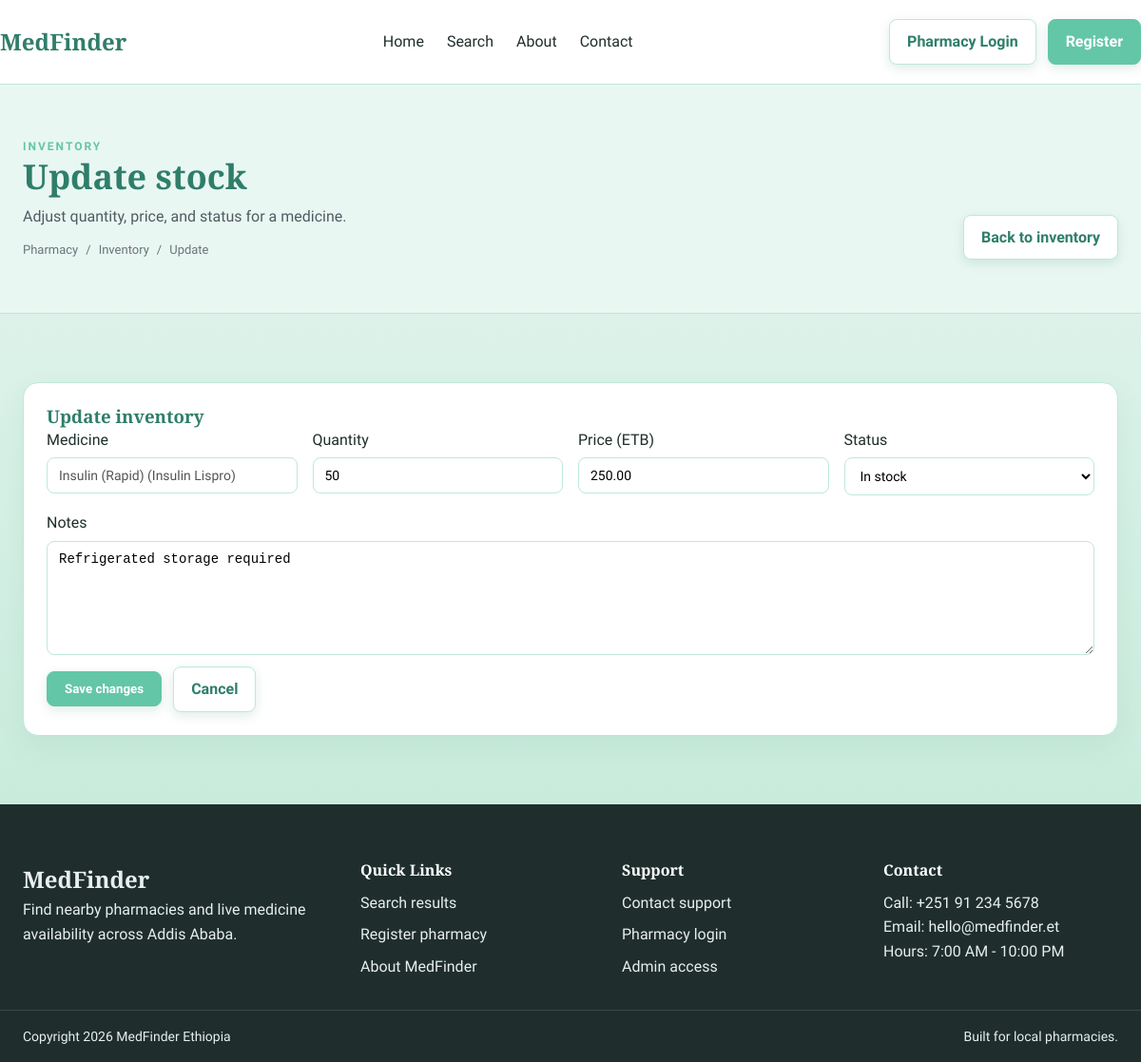
Page /pharmacy/inventory/update.php?id=1 (signed in) on the committed database.
### tables this page shows
CREATE TABLE inventory (
    inventory_id INT PRIMARY KEY AUTO_INCREMENT,
    pharmacy_id INT NOT NULL,
    medicine_id INT NOT NULL,
    quantity INT DEFAULT 0,
    price DECIMAL(10,2),
    status ENUM('in_stock', 'limited', 'out_of_stock') DEFAULT 'in_stock',
    expiry_date DATE,
    notes TEXT,
    updated_at TIMESTAMP DEFAULT CURRENT_TIMESTAMP ON UPDATE CURRENT_TIMESTAMP,
    FOREIGN KEY (pharmacy_id) REFERENCES pharmacies(pharmacy_id) ON DELETE CASCADE,
    FOREIGN KEY (medicine_id) REFERENCES medicines(medicine_id) ON DELETE CASCADE,
    UNIQUE KEY unique_pharmacy_medicine (pharmacy_id, medicine_id)
);

CREATE TABLE medicines (
    medicine_id INT PRIMARY KEY AUTO_INCREMENT,
    medicine_name VARCHAR(200) NOT NULL,
    generic_name VARCHAR(200),
    category VARCHAR(100),
    description TEXT,
    created_at TIMESTAMP DEFAULT CURRENT_TIMESTAMP
);

### pharmacy/inventory/update.php (the view, shortened to what this page needs)
<?php
include '../../includes/header.php';
require_once '../../includes/pharmacy-auth.php';
$pharmacy_id = $_SESSION['pharmacy_id'];
$inventory_id = isset($_GET['id']) ? (int)$_GET['id'] : 0;
$stmt = $conn->prepare("SELECT i.*, m.medicine_name, m.generic_name FROM inventory i JOIN medicines m ON i.medicine_id = m.medicine_id WHERE i.inventory_id = ? AND i.pharmacy_id = ?");
$stmt->bind_param("ii", $inventory_id, $pharmacy_id);
$stmt->execute();
$result = $stmt->get_result();
$inventory_item = $result->fetch_assoc();
?>
<main id="main-content">
    <section class="page-hero">
        <div class="container page-hero-inner">
            <div>
                <p class="eyebrow">Inventory</p>
                <h1 class="page-title">Update stock</h1>
                <p class="page-subtitle">Adjust quantity, price, and status for a medicine.</p>
                <div class="breadcrumb">
                    <a href="../index.php">Pharmacy</a>
                    <span>/</span>
                    <a href="index.php">Inventory</a>
                    <span>/</span>
                    <span>Update</span>
                </div>
            </div>
            <div class="page-actions">
                <a class="btn btn-secondary" href="index.php">Back to inventory</a>
            </div>
        </div>
    </section>
    <section class="section">
        <div class="container">
            <div class="form-card">
                <h3>Update inventory</h3>
                <form action="index.php" method="post">
                    <div class="form-grid">
                        <div class="form-group">
                            <label for="inventory-medicine">Medicine</label>
                            <input type="text" id="inventory-medicine" value="<?php echo htmlspecialchars($inventory_item['medicine_name']); ?><?php echo $inventory_item['generic_name'] ? ' (' . htmlspecialchars($inventory_item['generic_name']) . ')' : ''; ?>" disabled>
                        </div>
                        <div class="form-group">
                            <label for="inventory-quantity">Quantity</label>
                            <input type="number" id="inventory-quantity" name="quantity" min="0" value="<?php echo $inventory_item['quantity']; ?>" required>
                        </div>
                        <div class="form-group">
                            <label for="inventory-price">Price (ETB)</label>
                            <input type="number" id="inventory-price" name="price" min="0" step="0.01" value="<?php echo $inventory_item['price']; ?>" required>
                        </div>
                        <div class="form-group">
                            <label for="inventory-status">Status</label>
                            <select id="inventory-status" name="status" required>
                                <option value="in_stock" <?php echo $inventory_item['status'] === 'in_stock' ? 'selected' : ''; ?>>In stock</option>
                            </select>
                        </div>
                        <div class="form-group form-group-full">
                            <label for="inventory-notes">Notes</label>
                            <textarea id="inventory-notes" name="notes"><?php echo htmlspecialchars($inventory_item['notes'] ?? ''); ?></textarea>
                        </div>
                    </div>
                    <div class="form-footer">
                        <button class="btn btn-primary" type="submit">Save changes</button>
                        <a class="btn btn-secondary" href="index.php">Cancel</a>
                    </div>
                </form>
            </div>
        </div>
    </section>
</main>
<?php include '../../includes/footer.php'; ?>

### css/style.css (style rules this page uses)
* { box-sizing: border-box; margin: 0; padding: 0; }
html { scroll-behavior: smooth; }
body { font-family: 'Work Sans', sans-serif; color: #1F2E2C; background: linear-gradient(180deg, #E9F7F2 0%, #BFE8D6 100%); line-height: 1.6; }
a { color: inherit; text-decoration: none; }
h1, h2, h3, h4 { font-family: 'Playfair Display', serif; color: #2F7E6A; line-height: 1.2; }
p { color: #2F7E6A; }
button, input, select { font-family: inherit; }
.container { max-width: 1200px; margin: 0 auto; padding: 0 24px; }
.section { padding: 72px 0; }
.eyebrow { text-transform: uppercase; letter-spacing: 2px; font-size: 12px; color: #63C6A7; font-weight: 600; }
.btn { display: inline-flex; align-items: center; justify-content: center; padding: 10px 18px; border-radius: 8px; font-weight: 600; border: 1px solid transparent; cursor: pointer; transition: all 0.2s ease; }
.btn-primary { background: #63C6A7; color: #fff; border-color: #63C6A7; }
.btn-secondary { background: #ffffff; color: #2F7E6A; border-color: #BFE8D6; }
.form-group { display: flex; flex-direction: column; gap: 6px; }
input, select, textarea { border: 1px solid #BFE8D6; border-radius: 8px; padding: 10px 12px; font-size: 14px; background: #fff; }
textarea { min-height: 120px; resize: vertical; }
.page-hero { padding: 56px 0; background: #ffffff; border-bottom: 1px solid #BFE8D6; }
.page-hero-inner { display: flex; align-items: flex-end; justify-content: space-between; gap: 24px; flex-wrap: wrap; }
.page-title { font-size: 36px; margin-bottom: 8px; }
.page-subtitle { font-size: 16px; color: #4f5b62; max-width: 640px; }
.breadcrumb { display: flex; align-items: center; gap: 8px; font-size: 13px; color: #6b747b; margin-top: 12px; }
.breadcrumb a { color: #6b747b; }
.page-actions { display: flex; gap: 12px; flex-wrap: wrap; }
.form-card { background: #ffffff; border: 1px solid #BFE8D6; border-radius: 16px; padding: 24px; box-shadow: 0 12px 30px rgba(47, 126, 106, 0.08); transition: all 0.3s ease; }
.form-grid { display: flex; flex-wrap: wrap; gap: 16px; }
.form-grid .form-group { flex: 1 1 240px; }
.form-group-full { flex: 1 1 100%; }
.form-footer { display: flex; align-items: center; gap: 12px; flex-wrap: wrap; margin-top: 12px; }
.btn, .card, .panel, .sidebar, input, select, textarea { transition: all 0.3s ease; }
.btn { position: relative; overflow: hidden; box-shadow: 0 4px 12px rgba(47, 126, 106, 0.15); }
.btn::before { content: ''; position: absolute; top: 0; left: -100%; width: 100%; height: 100%; background: rgba(255, 255, 255, 0.2); transition: left 0.3s ease; }
a:not(.btn):not(.badge) { transition: color 0.2s ease; }

### css/pharmacy.css (style rules this page uses)
body.pharmacy-body { background: linear-gradient(180deg, #E9F7F2 0%, #BFE8D6 100%); }
.pharmacy-body .page-hero { background: #E9F7F2; }

### rows in the picture
inventory: medicine.generic_name "Insulin (Rapid) (Insulin Lispro)", quantity "50", price "250.00", status "In stock", notes "Refrigerated storage required"
